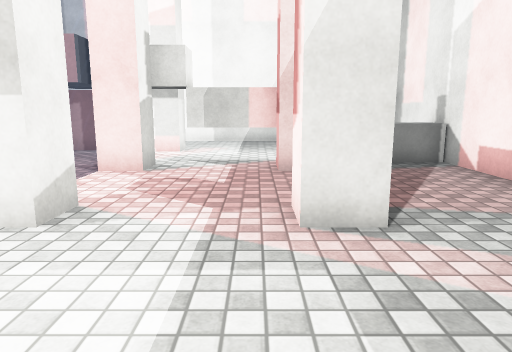
view 1 (above)

19 first-person views from a walk through a 3-D level made in the Unity game engine. The camera is 1.3 m above the floor, tilts 10° down and sees 70° across. The floor is counted in squares, 1 m on a side. Each view is taken from the middle of a square. On the plan, view 1 faces up. The plan holds only what a view shows up to about 15 squares ahead; the rest is blank. Surface patterns are stand-ins for the level's own textures.

view 2
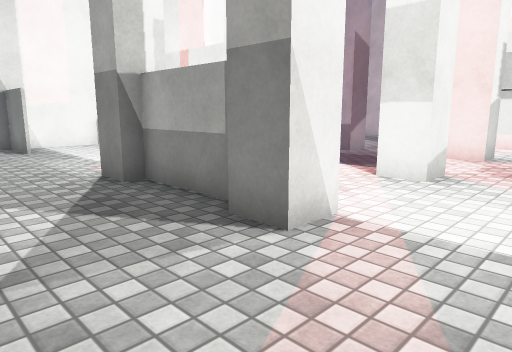

view 3
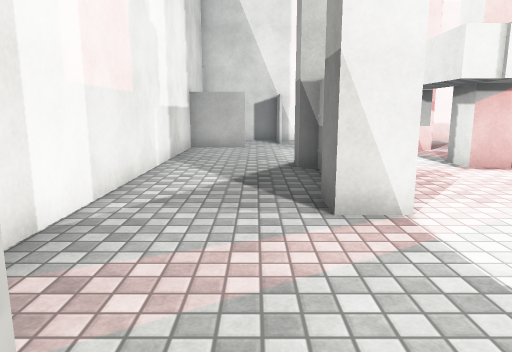

view 4
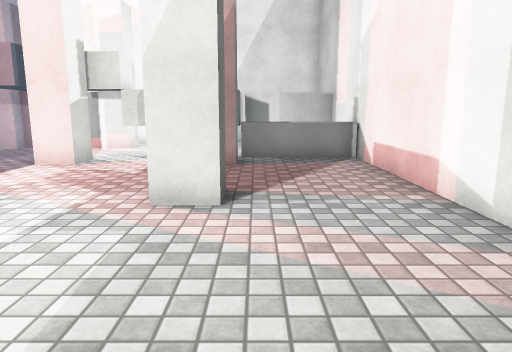

view 5
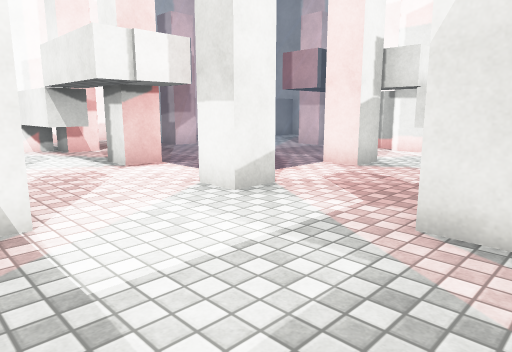

view 6
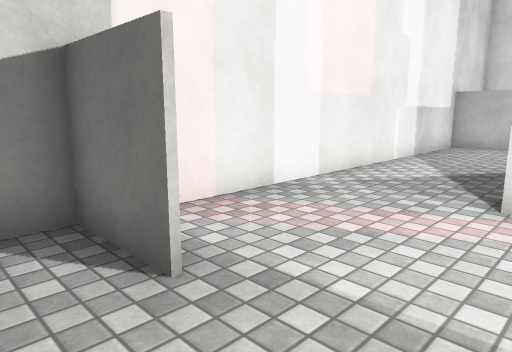

view 7
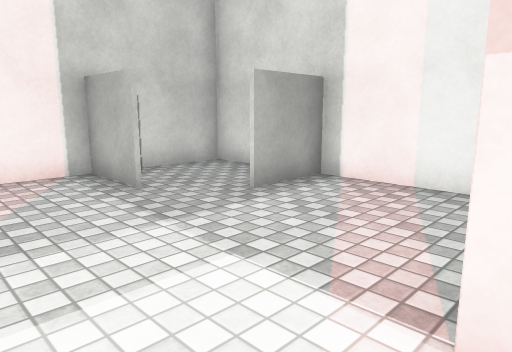

view 8
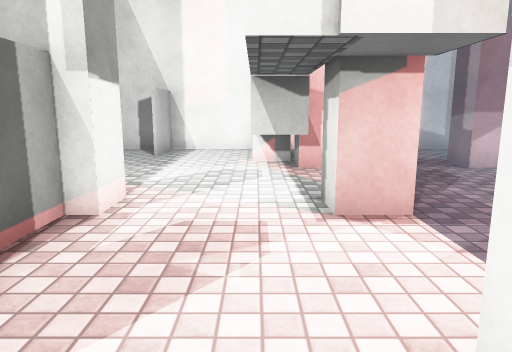

view 9
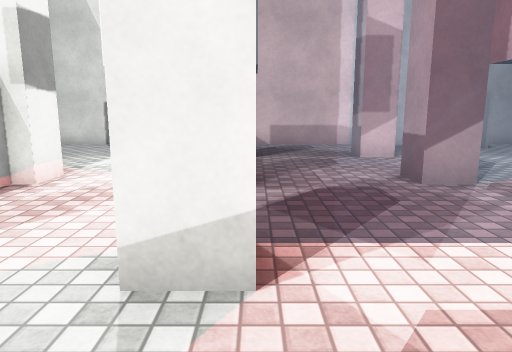

view 10
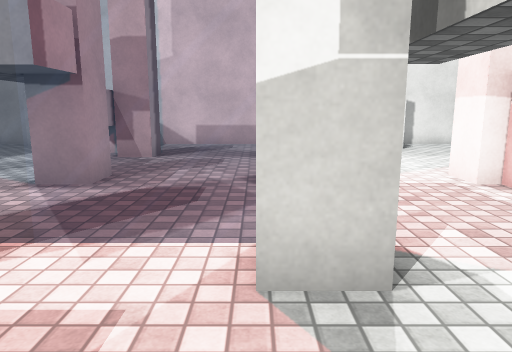

view 11
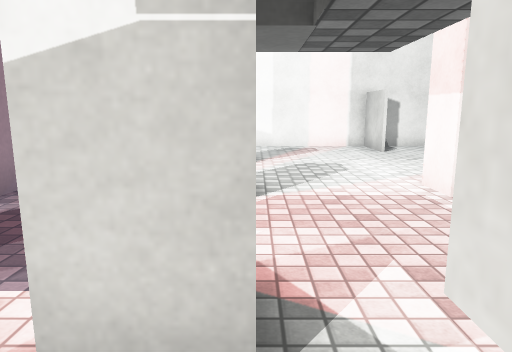

view 12
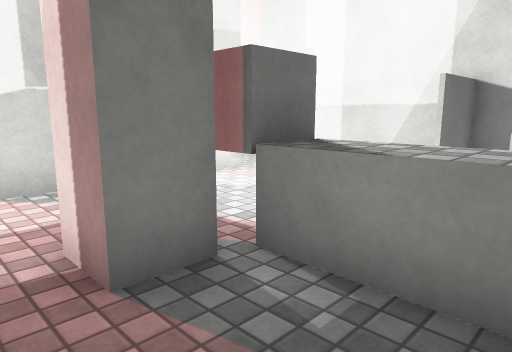

view 13
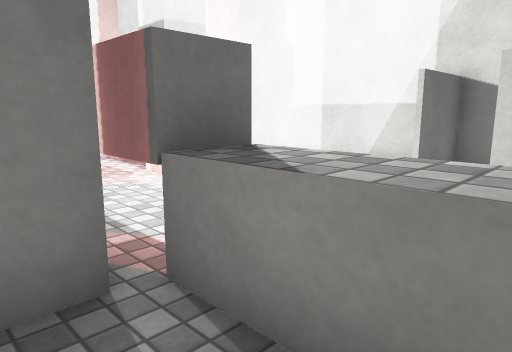

view 14
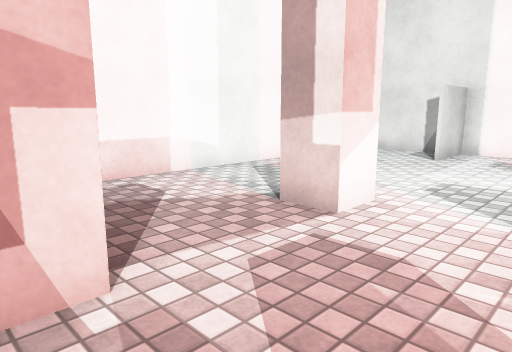

view 15
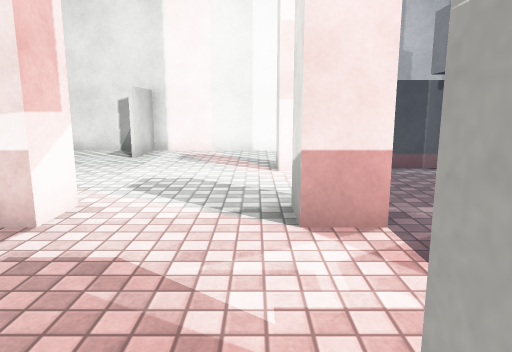

view 16
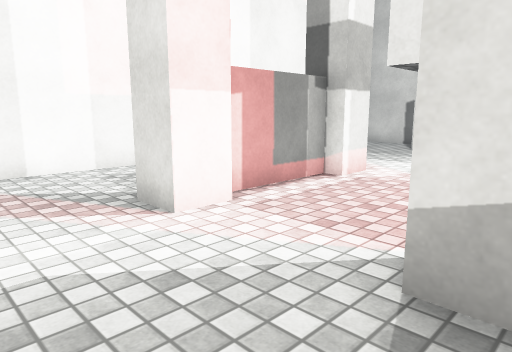

view 17
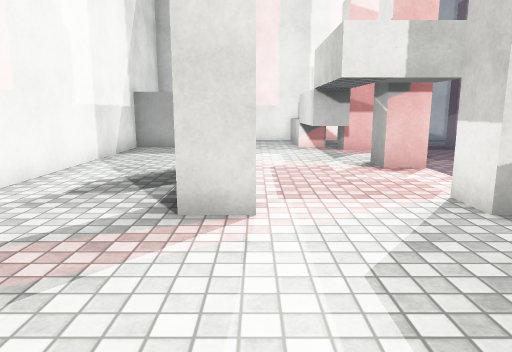

view 18
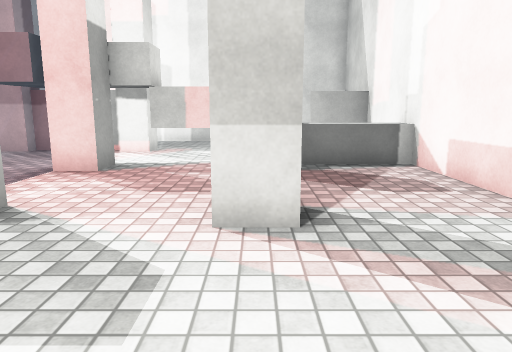

view 19
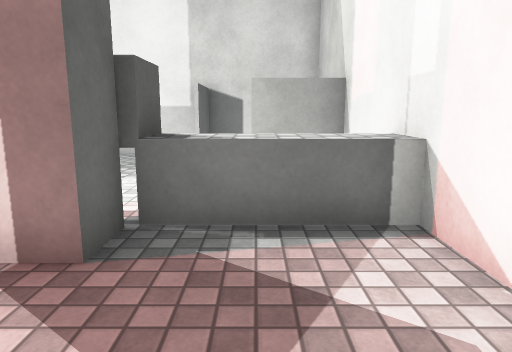

### Floor plan
Key: @ floor where view 1 was taken; # wall or solid block; x gap in a wall; . floor; = window, fence, low wall or low ledge; ^ raised ledge; T thing the floor can be seen under or through.
Columns run from 15 left of view 1 to 5 right of it. Each row starts with its distance up from view 1.
 17 ##################
 16 #..#............#
 15 #..#............# ..#
 14 #...................#
 13 ###.....#####.....###
 12 #.......#...#...... #
 11 #.................. #
 10 #.............TTT^^^^
  9 #...............x...#
  8 #...#...#===#...#...#
  7 #........===........#
  6 #........===........#
  5 #.......#===#.......#
  4 #^^^TTT.#...#...#...#
  3 ^^^^TTT.............#
  2 #...................#
  1 #.......#####.......#
  0 ###.....#...#..@..###
 -1 #...................#
 -2 #..#............#...#
 -3 #  #............#...#
 -4   ###################

Where each view was taken, in squares from view 1:
view 1: 0 up, 0 right, facing up
view 2: 3 down, 0 right, facing up-left
view 3: 1 down, 2 right, facing left
view 4: 1 down, 2 right, facing up
view 5: 0 up, 2 right, facing up-left
view 6: 1 up, 3 right, facing down-left
view 7: 3 up, 3 left, facing down-right
view 8: 3 up, 2 left, facing left
view 9: 5 up, 0 right, facing left
view 10: 8 up, 0 right, facing left
view 11: 9 up, 1 left, facing left
view 12: 7 up, 4 right, facing up-left
view 13: 8 up, 4 right, facing up-left
view 14: 4 up, 8 left, facing up-left
view 15: 4 up, 8 left, facing up
view 16: 8 up, 10 left, facing up-right
view 17: 12 up, 12 left, facing right
view 18: 13 up, 11 left, facing down
view 19: 8 up, 13 left, facing down
